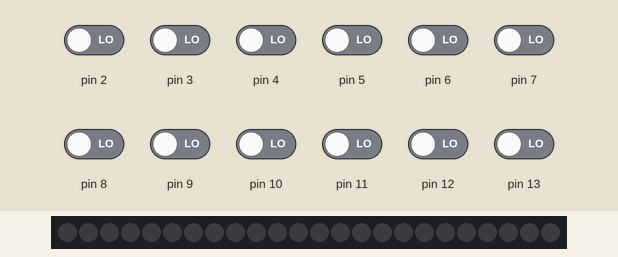
A sketch run on a simulated Arduino Uno, built with avr-gcc and run on an emulated ATmega328P. On the bench: 24 RGB LEDs in strip order, left to right. The inputs (shaded band) are chosen by the test bench; at power-on: pin 2–13 LOW.

Above: at 1.2 s.
1.3 s: pin 2 driven HIGH
2.8 s: pin 3 driven HIGH
At 3.6 s:
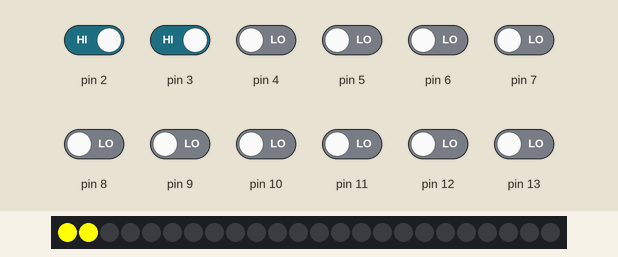
4.3 s: pin 4 driven HIGH
5.8 s: pin 5 driven HIGH
At 7.0 s:
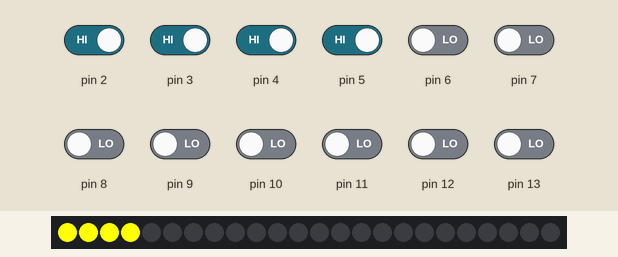
7.3 s: pin 6 driven HIGH
8.8 s: pin 7 driven HIGH
At 9.3 s:
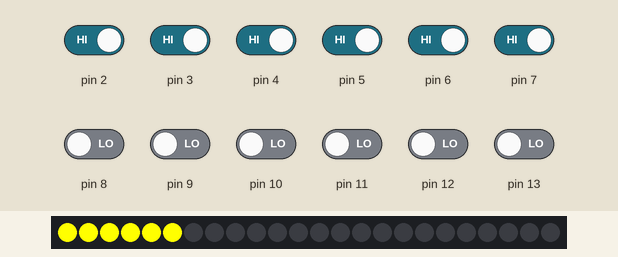
Timing chart, 0 to 11.3 s (numbered marks = the images above; inputs shaded):
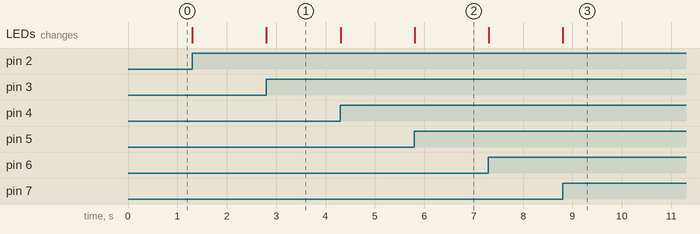

The sketch:

Bar_notes.ino
```cpp
#include <Wire.h>
#include "Adafruit_LEDBackpack.h"
#include "Adafruit_GFX.h"

Adafruit_24bargraph bar = Adafruit_24bargraph();
int r[12] = {0};

void setup() {
//  Serial.begin(9600);
//  Serial.println("HT16K33 Bi-Color Bargraph test");

  bar.begin(0x70);  // pass in the address
//
//  for (uint8_t b=0; b<24; b++ ){
//    if ((b % 3) == 0)  bar.setBar(b, LED_RED);
//    if ((b % 3) == 1)  bar.setBar(b, LED_YELLOW);
//    if ((b % 3) == 2)  bar.setBar(b, LED_GREEN);
//  }
//  bar.writeDisplay();
//  delay(500);
//  for (uint8_t b=0; b<24; b++) {
//   bar.setBar(b, LED_RED);
//   bar.writeDisplay();
//   delay(50);
//   bar.setBar(b, LED_OFF);
//   bar.writeDisplay();
// }
}


void loop() {
//  Serial.println("Begin read");
  for(int i=0 ; i<12; i++)
  {
    r[i] = digitalRead(i+2);
//    Serial.println(r[i]);
  }

  for (uint8_t b = 0; b < 12; b++) {
    if(r[b])
      bar.setBar(b, LED_YELLOW);
    else
      bar.setBar(b, LED_OFF);
  }
 bar.writeDisplay();
}
```

Measured:
- after the input at 2.8 s, the LEDs: change at once (image 1)
- after the input at 5.8 s, the LEDs: change at once (image 2)
- after the input at 8.8 s, the LEDs: change at once (image 3)
